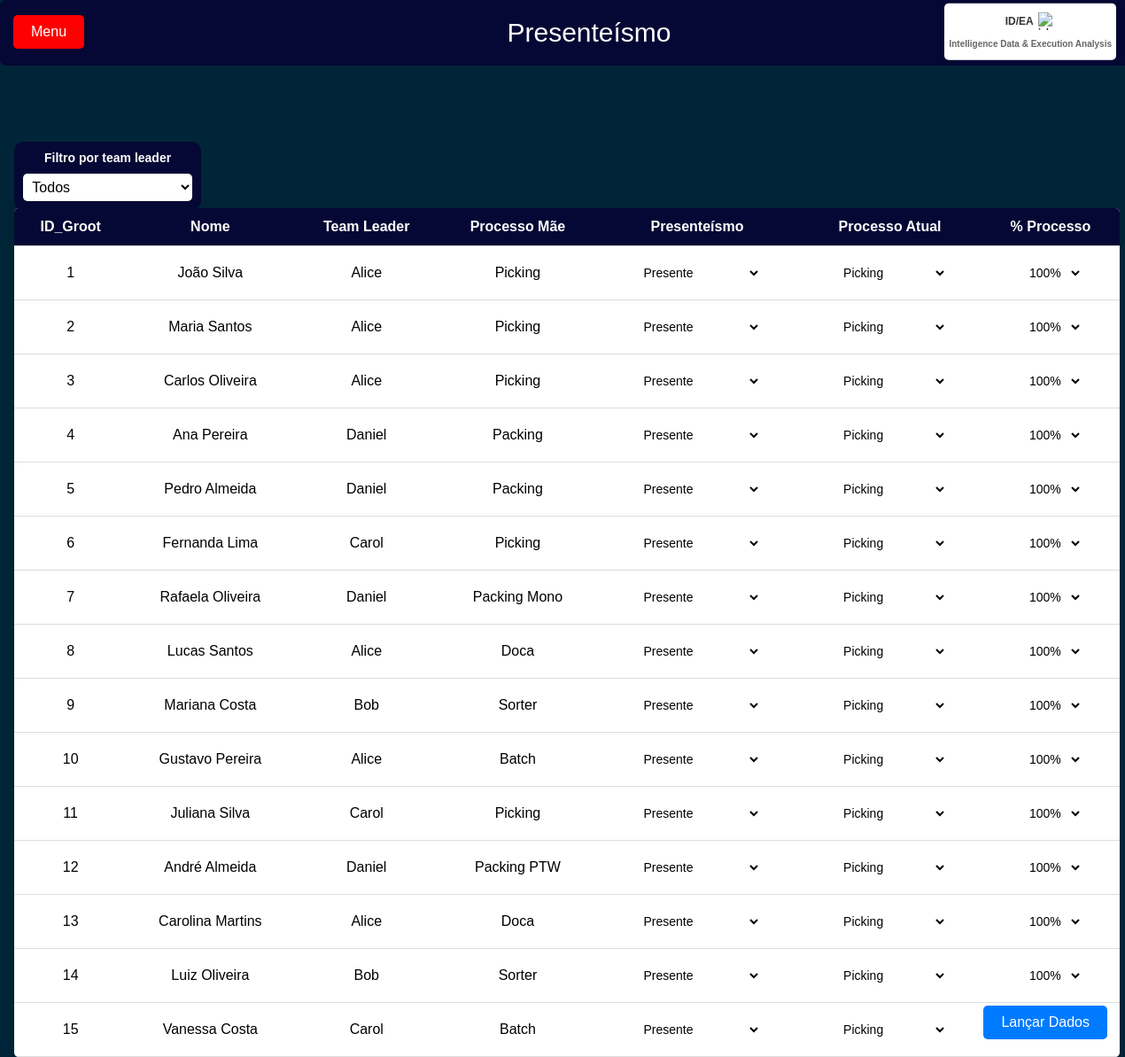
/ (signed in), run on the app's committed database.
### tables this page shows
CREATE TABLE base_hc(
                id_groot integer primary key autoincrement,
                nome text,
                empresa text,
                team_leader text,
                area text,
                data_admissao text);

### meu_site.py (the view)
@app.route('/')
def homepage():
    if usuario_logado():
        database = conectar_bd()
        cursor = database.cursor()
        cursor.execute("SELECT * FROM base_hc")
        head_count = cursor.fetchall()
        database.close()
        return render_template('homepage.html', username=session['username'], usuarios=head_count)
    return redirect(url_for('login'))

### meu_site.py (called while the page is built)
def conectar_bd():
    return sqlite3.connect('usuarios.db')

def usuario_logado():
    return 'username' in session

### templates/homepage.html (shortened to what this page needs)
<!DOCTYPE html>
<html lang="pt">
<head>
    <link rel="stylesheet" href="{{ url_for('static', filename='css/homepage.css') }}">
</head>
<body onload="preencherFiltro()">
    <div class="titulo">
        <div class="faixa">Presenteísmo</div>
        <div class="botao" onclick="menu_lateral()">Menu</div>
        <div class="idea">
            <div class="idea-cima">
                <h1>ID/EA</h1>
                <img src="https://cdn-icons-png.flaticon.com/512/3625/3625060.png" alt="idea">
            </div>
            <h2>Intelligence Data & Execution Analysis</h2>
        </div>
    </div>
    <div class="conteudo">
        <div class="filtro_tabela">
            <h1 class="titulo_filtro">Filtro por team leader</h1>
            <select id="filtro" onchange="filtrarTabela()">
                <option value="">Todos</option>
            </select>
        </div>
        <table class="tabela">
            <thead>
                <tr>
                    <th>ID_Groot</th>
                    <th>Nome</th>
                    <th>Team Leader</th>
                    <th>Processo Mãe</th>
                    <th>Presenteísmo</th>
                    <th>Processo Atual</th>
                    <th>% Processo</th>
                </tr>
            </thead>
            <tbody>
                {% for base_hc in usuarios %}
                <tr>
                    <td>{{ base_hc[0] }}</td>
                    <td>{{ base_hc[1] }}</td>
                    <td>{{ base_hc[3] }}</td>
                    <td>{{ base_hc[4] }}</td>
                    <td>
                        <select class="seletor-presenca" id="filtro_suspenso" onchange="alterarPresente(this)">
                            <option value="presente">Presente</option>
                        </select>
                    </td>
                    <td>
                        <select class="area-atual" onchange="alterarPresente(this)">
                            <option value="Picking">Picking</option>
                        </select>
                    </td>
                    <td>
                        <select class="percentagem" onchange="alterarPresente(this)">
                            <option value="100%">100%</option>
                        </select>
                    </td>
                </tr>
                {% endfor %}
            </tbody>
        </table>
    </div>
    <div class="botao-lancar" onclick="abrirMensagem()" id="salvar">Lançar Dados</div>
</body>
</html>

### static/css/homepage.css (style rules this page uses)
body { margin: 0; padding: 0; background-color: #012538; font-family: Arial, Helvetica, sans-serif; position: relative; }
.titulo { display: flex; flex-direction: column; align-items: center; text-align: center; }
.faixa { background-color: #050834; color: white; padding: 20px 30px; display: inline-block; border-radius: 7px; font-size: 30px; width: 100%; margin: 0 auto; position: relative; }
.botao { padding: 10px 20px; background-color: red; color: #fff; cursor: pointer; border-radius: 5px; position: absolute; top: 3%; left: 15px; transform: translateY(-50%); }
.idea { position: absolute; top: 3%; right: 10px; transform: translateY(-50%); background-color: white; padding: 5px; border-radius: 5px; box-shadow: 0 0 10px rgba(0, 0, 0, 0.1); z-index: 1; display: flex; flex-direction: column; align-items: center; }
.idea-cima { display: flex; align-items: center; }
.idea-cima h1 { font-size: 12px; color: #333; margin-right: 5px; }
.idea img { width: 20px; height: 20px; }
.idea h2 { font-size: 10px; color: #666; margin-top: 5px; text-align: center; }
.conteudo { padding-top: 10px; padding-left: 10px; }
table { width: 99%; border-collapse: collapse; margin: 50px auto 0; margin-top: 12%; margin-left: auto; margin-right: auto; background-color: #fff; border-radius: 5px; overflow: hidden; box-shadow: 0 0 20px rgba(0, 0, 0, 0.1); transition: all 1s; }
th, td { padding: 12px 15px; text-align: left; border-bottom: 1px solid #ddd; text-align: center; }
th { background-color: #050834; color: white; }
.seletor-presenca, .area-atual, .percentagem { padding: 8px; border-radius: 5px; border: 1px solid #ccc; font-size: 14px; background-color: transparent; border-color: transparent; align-itens: center; }
.filtro_tabela { position: absolute; margin-left: 0.5%; background-color: #050834; padding: 10px; border-radius: 10px; width: 15%; margin-top: 6%; }
.titulo_filtro { color: white; text-align: center; font-size: 14px; margin-top: 0; margin-bottom: 10px; }
#filtro { width: 100%; padding: 6px; border: none; border-radius: 5px; font-size: 16px; background-color: white; color: black; }
.botao-lancar { position: fixed; top: auto; bottom: 20px; right: 20px; padding: 10px 20px; background-color: #007bff; color: #fff; border: none; border-radius: 5px; cursor: pointer; transition: all 0.3s; }

### data on the page
base_hc: id_groot "1", nome "João Silva", team_leader "Alice", area "Picking"
base_hc: id_groot "2", nome "Maria Santos", team_leader "Alice", area "Picking"
base_hc: id_groot "3", nome "Carlos Oliveira", team_leader "Alice", area "Picking"
base_hc: id_groot "4", nome "Ana Pereira", team_leader "Daniel", area "Packing"
base_hc: id_groot "5", nome "Pedro Almeida", team_leader "Daniel", area "Packing"
base_hc: id_groot "6", nome "Fernanda Lima", team_leader "Carol", area "Picking"
base_hc: id_groot "7", nome "Rafaela Oliveira", team_leader "Daniel", area "Packing Mono"
base_hc: id_groot "8", nome "Lucas Santos", team_leader "Alice", area "Doca"
base_hc: id_groot "9", nome "Mariana Costa", team_leader "Bob", area "Sorter"
base_hc: id_groot "10", nome "Gustavo Pereira", team_leader "Alice", area "Batch"
base_hc: id_groot "11", nome "Juliana Silva", team_leader "Carol", area "Picking"
base_hc: id_groot "12", nome "André Almeida", team_leader "Daniel", area "Packing PTW"
base_hc: id_groot "13", nome "Carolina Martins", team_leader "Alice", area "Doca"
base_hc: id_groot "14", nome "Luiz Oliveira", team_leader "Bob", area "Sorter"
base_hc: id_groot "15", nome "Vanessa Costa", team_leader "Carol", area "Batch"
